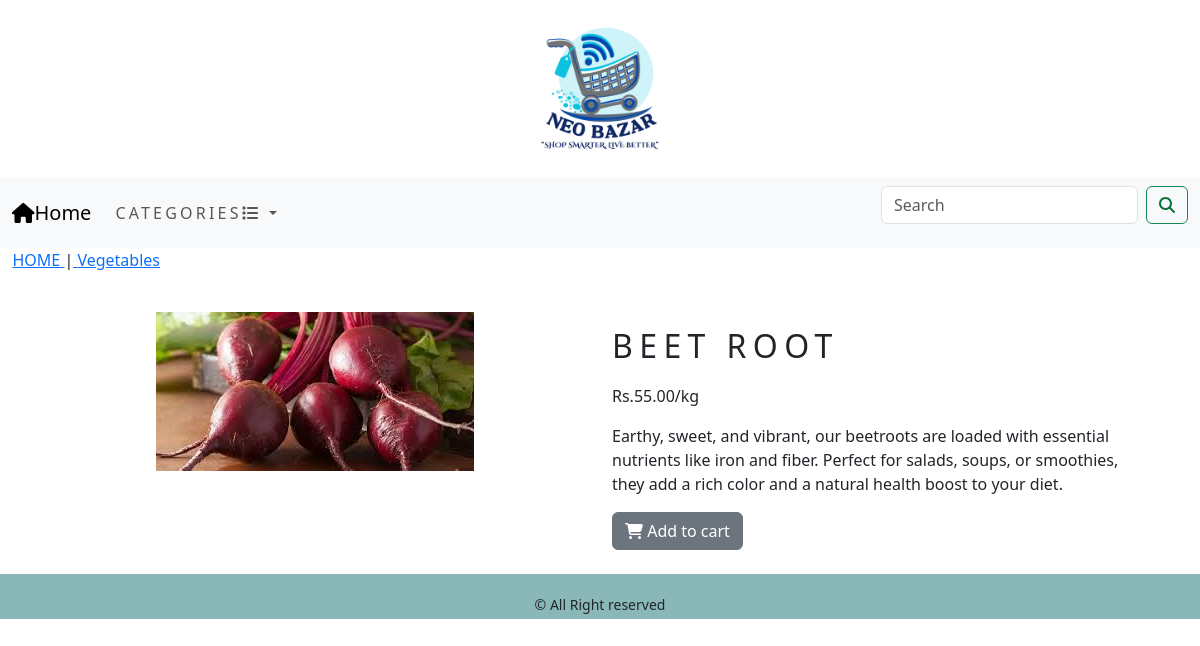
Page /vegetables/beet-root/ on the committed database.
### shoppingapp/models.py (models this page shows, shortened)
class Product(models.Model):
    name=models.CharField(max_length=250,unique=True)
    slug=models.SlugField(max_length=250,unique=True)
    description=models.TextField(blank=True)
    price=models.DecimalField(max_digits=10,decimal_places=2)
    category=models.ForeignKey(Category,on_delete=models.CASCADE)
    image=models.ImageField(upload_to='products', blank=True)
    stock=models.IntegerField()
    available=models.BooleanField(default=True)
    created=models.DateTimeField(auto_now_add=True)
    updated=models.DateTimeField(auto_now=True)
    class Meta:
        ordering=('name',)
        verbose_name='product'
        verbose_name_plural='products'

class Category(models.Model):
    name=models.CharField(max_length=250,unique=True)
    slug=models.SlugField(max_length=250,unique=True)
    description=models.TextField(blank=True)
    image=models.ImageField(upload_to='category',blank=True)
    class Meta:
        ordering=('name',)
        verbose_name='category'
        verbose_name_plural='categories'
    def get_url(self):
        return reverse('shoppingapp:products_by_category', args=[self.slug])
    def __str__(self):
        return '{}'.format(self.name)

### shoppingapp/views.py (the view)
# urls.py: path('<slug:c_slug>/<slug:p_slug>/',views.ProdDetail, name='ProdDetail')
def ProdDetail(request,c_slug,p_slug):
    try:
        product=Product.objects.get(category__slug=c_slug,slug=p_slug)
    except Exception as e:
        raise e
    return render(request,'product.html',{'product':product})

### cart/context_processors.py (called while the page is built)
def counter(request):
    item_count=0
    if 'admin' in request.path:
        return {}
    else:
        try:
            cart=Cart.objects.filter(cart_id=cart_id(request))
            cart_items=CartItem.objects.all().filter(cart=cart[:1])
            for cart_item in cart_items:
                item_count += cart_item.quantity
        except Cart.DoesNotExist:
            item_count = 0
    return dict(item_count=item_count)

### cart/views.py (called while the page is built)
def cart_id(request):
    cart=request.session.session_key
    if not cart:
        cart=request.session.create()
    return cart

### shoppingapp/context_processors.py (called while the page is built)
def menu_links(requset):
    links=Category.objects.all()
    return dict(links=links)

### templates/product.html (shortened to what this page needs)
{% extends 'base.html' %}
{% load static %}
{% block content %}
<div class="row my_prod_row">
    <div class="mx-auto">
        <p>&nbsp; &nbsp;<a href="{% url 'shoppingapp:allProdCat' %}">HOME </a>|<a href="{{product.category.get_url}}">&nbsp;{{product.category}}</a></p>
    </div>
</div>
<div class="container">
<br>
<div class="row">
    <div class="col-12 col-sm-12 col-md-12 col-lg-6 text-center">
        <div style="min-width:18rem">
            <img src="{{product.image.url}}" alt="{{product.name}}">
        </div>
    </div>
        <div class="col-12 col-sm-12 col-md-12 col-lg-6">
             <div>
            <h1 class="my_prod_title">{{product.name}}</h1>
            <p class="text-justify my_prod_text">Rs.{{product.price}}/kg</p>
            <p class="text-justify my_prod_text">{{product.description}}</p>
            {% if product.stock <= 0 %}
            <p class="text-justify my_prod_text"><b>OUT OF STOCK!!</b></p>
            {% else %}
            <a class="btn btn-secondary" href="{% url 'cart:add_cart' product.id %}"><i class="fa-solid fa-cart-shopping"></i>&nbsp;Add to cart</a>
            {% endif %}
             <br> <br>
        </div>
    </div>
</div>
</div>
{% endblock %}

### static/css/custom.css (style rules this page uses)
.my_prod_title { font-size:32px; text-transform:uppercase; letter-spacing:.2em; padding-top:15px; padding-bottom:10px; }
.my_prod_text { padding-right:20px; }

### rows in the picture
Product: category "Vegetables", image (picture), name "BEET ROOT", price "55.00", description "Earthy, sweet, and vibrant, our beetroots are loaded with essential nutrients like iron and fiber. Perfect for salads, soups, or smoothies, they add a rich color and a natural health boost to your diet."
